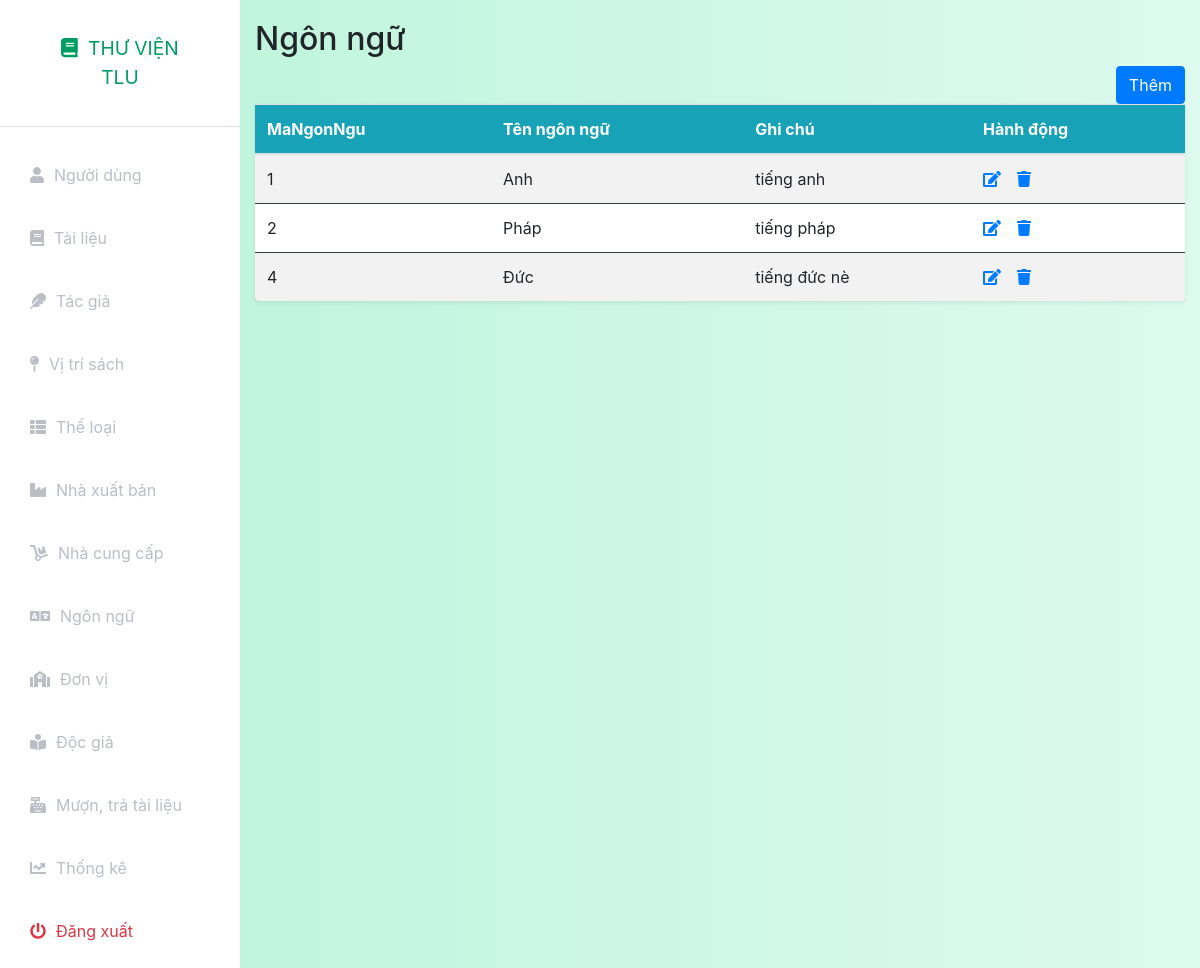
The app's page /index.php?controller=language&action=index (signed in), older data.
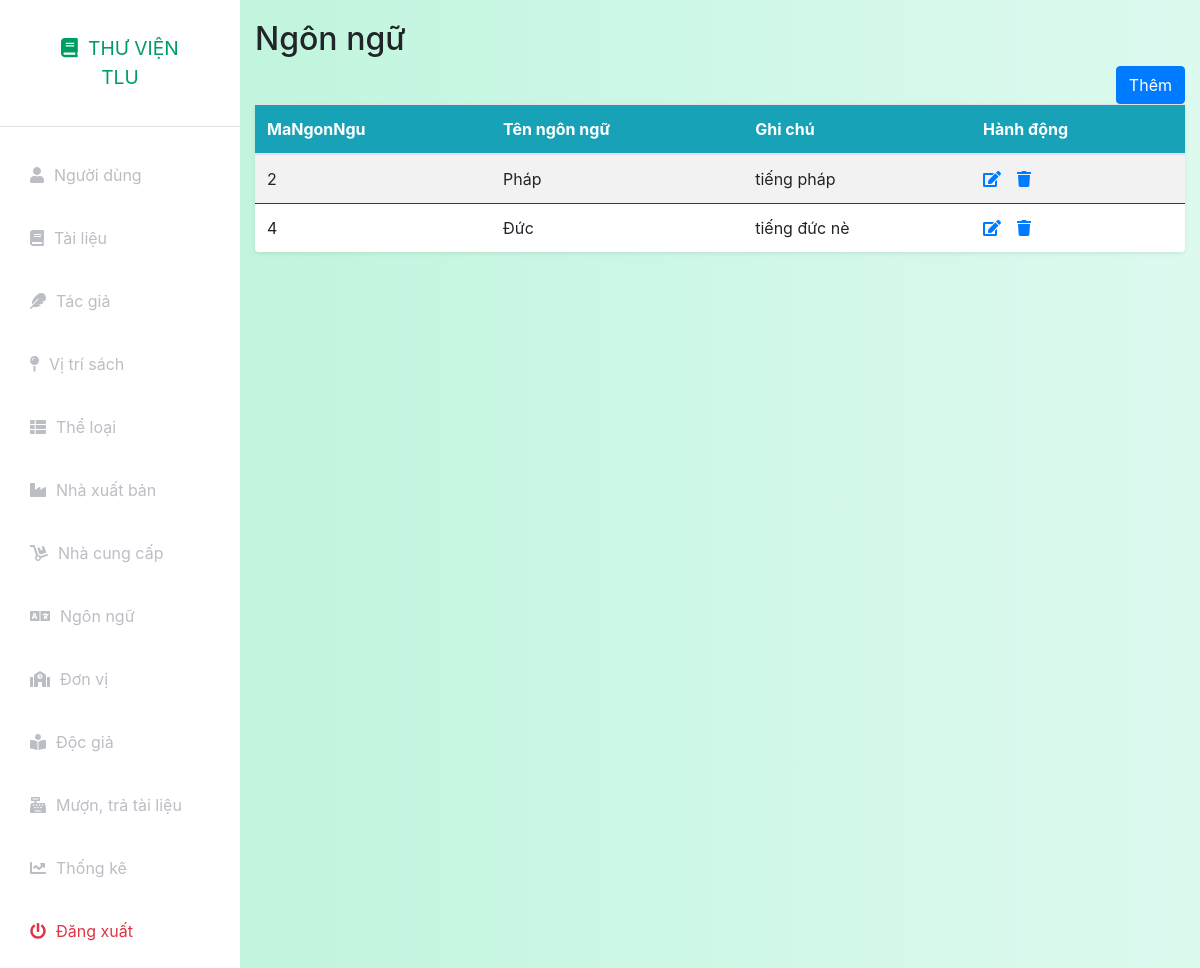
The same page, newer data.
### tables this page shows
CREATE TABLE `ngonngu` (
  `MaNgonNgu` int(11) NOT NULL,
  `TenNgonNgu` text NOT NULL,
  `GhiChu` text NOT NULL,
  `status` int(11) NOT NULL DEFAULT 1
);

### config.php (called while the page is built, shortened)
<?php
function getalldata($query)
{
    global $connect;
    $result=mysqli_query($connect,$query);
    if(mysqli_num_rows($result)>0)
        return mysqli_fetch_all($result,MYSQLI_ASSOC);
    else
        return false;
}
?>

### models/Language.php (called while the page is built, shortened)
<?php
include_once('./config.php');
class Language
{
    public static function index()
    {
        $query = "select * from ngonngu";
        $data = getalldata($query);
        return $data;
    }
}

### views/language/index.php (the view)
<div class="container-fluid" style="padding-top:20px">
<h2>Ngôn ngữ</h2>
    <table class="table table-striped bg-white rounded shadow-sm  table-hover">
    <div class="d-grid gap-2 d-md-flex justify-content-md-end">
        <a name="" id="" class="btn btn-primary" href="index.php?controller=language&action=add" role="button">Thêm</a>
    </div>
        <thead class="bg-info text-white">
            <tr class="border-dark">
                <th>MaNgonNgu</th>
                <th>Tên ngôn ngữ</th>
                <th>Ghi chú</th>
                <th style="width: 23%;">Hành động</th>
            </tr>
        </thead>
        <tbody>
            <?php
            if (isset($data) && is_array($data)) {
                foreach ($data as $document) {
                    if ($document['status'] == 1) {
                        echo "<tr>";
                        echo "<td class=\"border-dark\" scope=\"row\">" . $document['MaNgonNgu'] . "</td>";
                        echo "<td class=\"border-dark\">" . $document['TenNgonNgu'] . "</td>";
                        echo "<td class=\"border-dark\">" . $document['GhiChu'] . "</td>";
                        echo '<td class="border-dark">';
                        echo '<a href="index.php?controller=language&action=edit&MaNgonNgu=' . $document['MaNgonNgu'] . '"><i class="fas fa-edit"></i></a>';
                        echo '<a class="ml-3" onclick="return confirm(\'Bạn có muốn xóa?\')" href="index.php?controller=language&action=delete&MaNgonNgu=' . $document['MaNgonNgu'] . '"><i class="fas fa-trash"></i></a>';
                        echo "</tr>";
                    }
                }
            }
            ?>
    </table>
</div>

Row changes from the older to the newer data that the page shows:
no longer on this page (row edited): ngonngu: MaNgonNgu "1", TenNgonNgu "Anh", GhiChu "tiếng anh"
